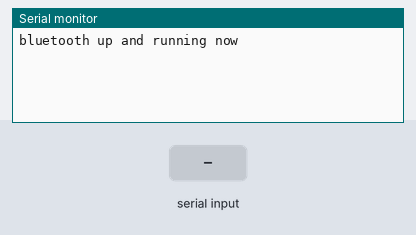
This sketch was run on a simulated ESP32. On the bench: the last lines printed to the serial monitor. The inputs (shaded band) are chosen by the test bench. Nothing arrives over Bluetooth unless stated.

Above: at 1.5 s.
1.6 s: "1" received over the second serial link
At 2.8 s:
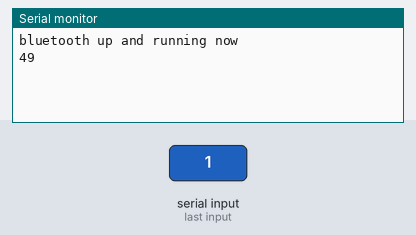
3.1 s: "0" received over the second serial link
At 4.1 s:
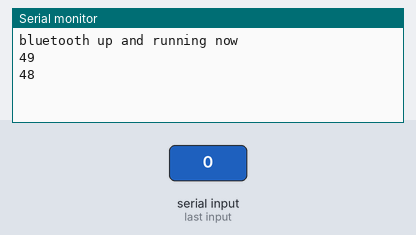
4.6 s: "2" received over the second serial link
At 5.2 s:
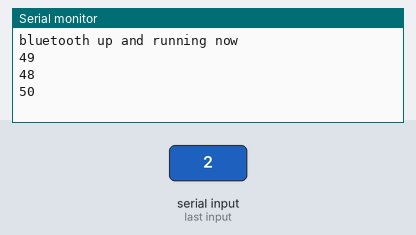

Measured:
- after the input at 1.6 s, the serial monitor: prints a new line at once (image 1)
- after the input at 3.1 s, the serial monitor: prints a new line at once (image 2)
- after the input at 4.6 s, the serial monitor: prints a new line at once (image 3)

The sketch:

basicBT.ino
```cpp
/*
basics of bluetooth

-------------pseudo-------------
include bluetoothserial.h

create bluetooth object

setup
    open serial monitor
    short delay for error checking prints
    initialize  bluetooth device & give name

loop
    if signal recieved ---> print signal recieved
*/

//----------------- create bt object ------------
#include "BluetoothSerial.h"
BluetoothSerial btinput;                                //initialize the bluetooth object
//----------------- create bt object ------------

//----------------------- setup -----------------------
void setup() {

    Serial.begin(9600);                                 //open serial monitor for basic output from esp32
    delay(300);                                         //insert short delay, may cause bugs if not present, something to do with serial monitor not being ready,,, only necessary for early prints in setup

    //----------- bt init ---------------
    if( btinput.begin("Umbrella") ){                    //begin turning the esp32 into a bluetooth device,,, currently named:::: Umbrella
        Serial.println("bluetooth up and running now");                         //error checking
    }
    else{
        Serial.println("shits fucked");                 //error checking
    }
    //----------- bt init ---------------
}
//----------------------- setup -----------------------


//----------------------- main loop -----------------------
void loop() {
    if( btinput.available() ){                          //everytime a singal is read from the bluetooth, do...
        Serial.println( btinput.read() );               //print out what the bluetooth signal reads
    }
}
//----------------------- main loop -----------------------
```
